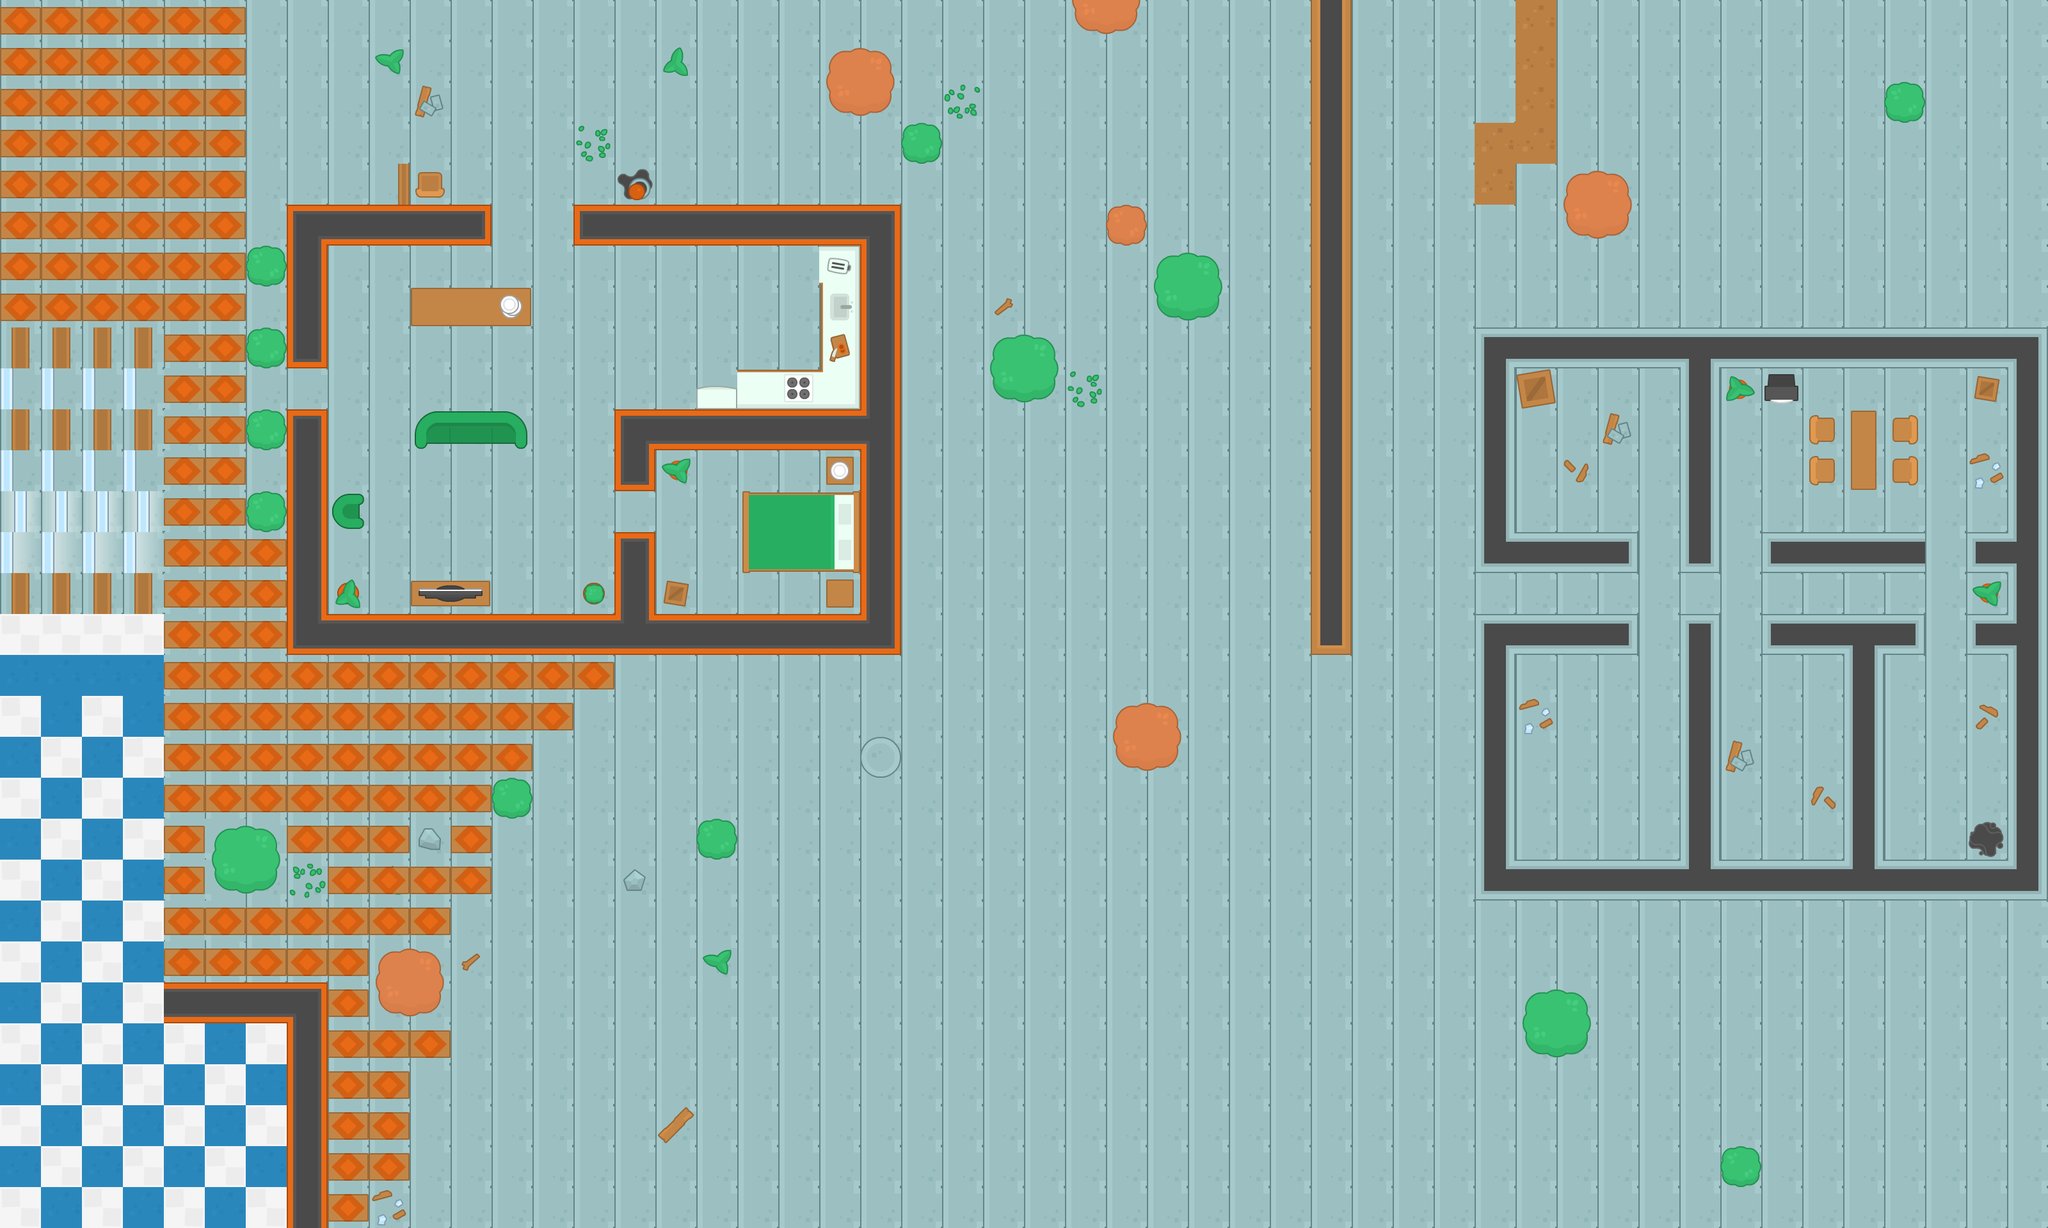

The image is a tile-based game level rendered from a .tmx file. Its description and source (layers, tilesets, objects; grid data summarised) follow:
An orthogonal 50x30 tile map with 64x64 px tiles, 4 tile layers (ground, walls, items, decorations) and 137 objects (72x wall, 34x zombie, 12x zombie_explosivo, 9x breakable, 4x health, ...).

<map version="1.2" tiledversion="1.2.4" orientation="orthogonal" renderorder="right-down" width="50" height="30" tilewidth="64" tileheight="64" infinite="0" nextlayerid="7" nextobjectid="227">
 <tileset firstgid="1" name="spritesheet_tiles" tilewidth="64" tileheight="64" spacing="10" tilecount="540" columns="27">
  <image source="../img/spritesheet_tiles.png" width="1988" height="1470" />
 </tileset>
 <layer id="1" name="ground" width="50" height="30">
  <data>[1500 cells, 1500 non-empty, 2 distinct tile ids]</data>
 </layer>
 <layer id="2" name="walls" width="50" height="30">
  <data>[1500 cells, 188 non-empty, 27 distinct tile ids]</data>
 </layer>
 <layer id="3" name="items" width="50" height="30">
  <data>[1500 cells, 76 non-empty, 41 distinct tile ids]</data>
 </layer>
 <layer id="4" name="decorations" width="50" height="30">
  <data>[1500 cells, 283 non-empty, 34 distinct tile ids]</data>
 </layer>
 <objectgroup id="5" name="Obstacles">
  <object id="1" name="player" x="3059.55" y="62.061" width="32" height="32" />
  <object id="2" name="wall" x="448" y="320" width="320" height="64" />
  <object id="3" name="wall" x="448" y="960" width="960" height="64" />
  <object id="4" name="wall" x="960" y="640" width="384" height="64" />
  <object id="5" name="wall" x="1344" y="384" width="64" height="576" />
  <object id="6" name="wall" x="448" y="384" width="64" height="192" />
  <object id="7" name="wall" x="448" y="640" width="64" height="320" />
  <object id="8" name="wall" x="960" y="832" width="64" height="128" />
  <object id="9" name="wall" x="960" y="704" width="64" height="64" />
  <object id="15" name="wall" x="896" y="320" width="512" height="64" />
  <object id="21" name="wall" x="640" y="448" width="192" height="64" />
  <object id="22" name="wall" x="1168" y="768" width="176" height="128" />
  <object id="23" name="wall" x="1152" y="576" width="128" height="32" />
  <object id="24" name="wall" x="656" y="640" width="160" height="48" />
  <object id="25" name="wall" x="512" y="784" width="48" height="32" />
  <object id="26" name="wall" x="640" y="912" width="128" height="48" />
  <object id="28" name="wall" x="910" y="909" width="35" height="35" />
  <object id="29" name="wall" x="1088" y="608" width="64" height="32" />
  <object id="30" name="wall" x="1040" y="720" width="32" height="32" />
  <object id="31" name="wall" x="528" y="912" width="32" height="32" />
  <object id="34" name="wall" x="656" y="272" width="32" height="48" />
  <object id="35" name="wall" x="1024" y="912" width="48" height="48" />
  <object id="36" name="wall" x="1296" y="896" width="48" height="48" />
  <object id="37" name="wall" x="1296" y="704" width="48" height="48" />
  <object id="38" name="wall" x="1280" y="384" width="16" height="256" />
  <object id="40" name="zombie" x="784" y="208" width="32" height="32" />
  <object id="42" name="zombie" x="1072" y="816" width="32" height="32" />
  <object id="46" name="wall" x="784" y="1232" width="32" height="32" />
  <object id="47" name="wall" x="1104" y="1296" width="32" height="32" />
  <object id="48" name="wall" x="608" y="1504" width="64" height="64" />
  <object id="49" name="wall" x="352" y="1312" width="64" height="64" />
  <object id="50" name="wall" x="1315.03" y="89.9394" width="64" height="64" />
  <object id="52" name="wall" x="1824" y="416" width="64" height="64" />
  <object id="53" name="wall" x="1744" y="336" width="32" height="32" />
  <object id="54" name="wall" x="1424" y="208" width="32" height="32" />
  <object id="55" name="wall" x="1680" y="-16" width="96" height="64" />
  <object id="56" name="wall" x="1568" y="544" width="64" height="64" />
  <object id="57" name="wall" x="400" y="784" width="32" height="32" />
  <object id="58" name="wall" x="400" y="656" width="32" height="32" />
  <object id="59" name="wall" x="400" y="528" width="32" height="32" />
  <object id="60" name="wall" x="400" y="400" width="32" height="32" />
  <object id="63" name="zombie" x="1184" y="464" width="32" height="32" />
  <object id="87" name="zombie" x="85.6971" y="898.787" width="32" height="32" />
  <object id="88" name="zombie" x="1712" y="704" width="32" height="32" />
  <object id="89" name="zombie" x="2216.73" y="638.303" width="32" height="32" />
  <object id="90" name="zombie" x="1728" y="832" width="32" height="32" />
  <object id="91" name="zombie" x="71.8784" y="617.697" width="32" height="32" />
  <object id="92" name="zombie" x="1504" y="736" width="32" height="32" />
  <object id="93" name="zombie" x="1928.73" y="855.03" width="32" height="32" />
  <object id="94" name="zombie" x="2241.7" y="212.364" width="32" height="32" />
  <object id="99" name="health" x="2258.94" y="69.545" width="32" height="32" />
  <object id="100" name="shotgun" x="2542.67" y="597.697" width="32" height="32" />
  <object id="132" name="health" x="3024" y="592" width="32" height="32" />
  <object id="133" name="zombie" x="1627.27" y="1361.94" width="32" height="32" />
  <object id="134" name="zombie" x="2704" y="1104" width="32" height="32" />
  <object id="135" name="zombie" x="1925.94" y="1688.85" width="32" height="32" />
  <object id="136" name="zombie" x="2960" y="1120" width="32" height="32" />
  <object id="137" name="zombie" x="3024" y="1040" width="32" height="32" />
  <object id="138" name="zombie" x="3040" y="1120" width="32" height="32" />
  <object id="139" name="zombie" x="2544" y="1200" width="32" height="32" />
  <object id="140" name="zombie" x="2480" y="1120" width="32" height="32" />
  <object id="141" name="zombie" x="2464" y="1264" width="32" height="32" />
  <object id="142" name="zombie" x="2416" y="1136" width="32" height="32" />
  <object id="143" name="zombie" x="3088" y="1248" width="32" height="32" />
  <object id="144" name="zombie" x="3040" y="736" width="32" height="32" />
  <object id="145" name="zombie" x="2752" y="688" width="32" height="32" />
  <object id="146" name="zombie" x="112.485" y="281.455" width="32" height="32" />
  <object id="147" name="wall" x="2304" y="512" width="896" height="64" />
  <object id="149" name="wall" x="2304" y="1344" width="896" height="64" />
  <object id="150" name="wall" x="2368" y="960" width="192" height="64" />
  <object id="151" name="wall" x="2368" y="832" width="192" height="64" />
  <object id="152" name="wall" x="2752" y="960" width="256" height="64" />
  <object id="153" name="wall" x="2752" y="832" width="256" height="64" />
  <object id="154" name="wall" x="3072" y="832" width="64" height="192" />
  <object id="156" name="wall" x="2304" y="576" width="64" height="320" />
  <object id="157" name="wall" x="2304" y="960" width="64" height="384" />
  <object id="158" name="wall" x="2624" y="960" width="64" height="384" />
  <object id="159" name="wall" x="2880" y="1024" width="64" height="320" />
  <object id="160" name="wall" x="2624" y="576" width="64" height="320" />
  <object id="161" name="wall" x="3136" y="576" width="64" height="768" />
  <object id="162" name="wall" x="2896" y="640" width="32" height="128" />
  <object id="163" name="wall" x="2976" y="656" width="16" height="32" />
  <object id="164" name="wall" x="2976" y="720" width="16" height="32" />
  <object id="165" name="wall" x="2832" y="720" width="16" height="32" />
  <object id="166" name="wall" x="2832" y="656" width="16" height="32" />
  <object id="167" name="wall" x="2768" y="592" width="32" height="32" />
  <object id="177" name="wall" x="2384" y="592" width="32" height="32" />
  <object id="178" name="zombie" x="672" y="1376" width="32" height="32" />
  </objectgroup>
 <objectgroup id="6" name="Breakables">
  <!-- 9 objects omitted --></objectgroup>
</map>
<!-- 49 of 137 objects omitted -->
